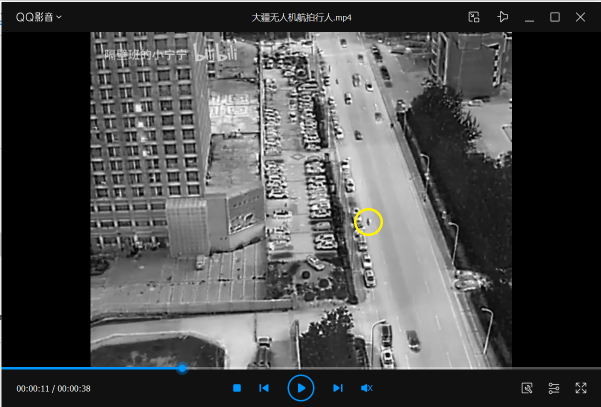
#> input picture 图像处理作业1/大疆无人机航拍骑车人目标.png, 1201 x 813 px (shown at 1/2 size)
$ python detect_task3_init.py
#> lines starting #> are read from the running program, lines starting #| are printed output that depends on the picture; after the words box and inside, x2 and y2 are one past the last pixel; in counts of white or black regions, pixels touching at a corner belong together
"""
Task 3: Locate the designated cyclist in the FIRST FRAME of the video.
No tracking yet — just detect and box the correct target.

Method:
  1. Extract the cyclist template from frame 82 (where the target image was taken).
  2. Use multi-scale NCC to find the cyclist in frame 0.
  3. Draw the bounding box and save the result.
"""

import os
import cv2
import numpy as np

DATA_DIR = os.path.join(os.path.dirname(__file__), '图像处理作业1')
VIDEO_PATH = os.path.join(DATA_DIR, '大疆无人机航拍骑车人.mp4')
TARGET_PATH = os.path.join(DATA_DIR, '大疆无人机航拍骑车人目标.png')


def imread_unicode(path: str) -> np.ndarray:
    """Read an image from a path with Unicode characters."""
#> called with path = '图像处理作业1/大疆无人机航拍骑车人目标.png'
    with open(path, 'rb') as f:
        data = np.frombuffer(f.read(), dtype=np.uint8)
    return cv2.imdecode(data, cv2.IMREAD_COLOR)
#> returned value is the input picture: shape (813, 1201, 3); mean B, G, R 74.9, 74.8, 74.2


def detect_yellow_circle(img: np.ndarray) -> tuple[int, int]:
    """Detect the yellow circle center in the target image."""
    hsv = cv2.cvtColor(img, cv2.COLOR_BGR2HSV)
#> hsv: shape (813, 1201, 3); mean H, S, V 0.6, 1.5, 75.2
    mask = cv2.inRange(hsv, (20, 80, 80), (35, 255, 255))
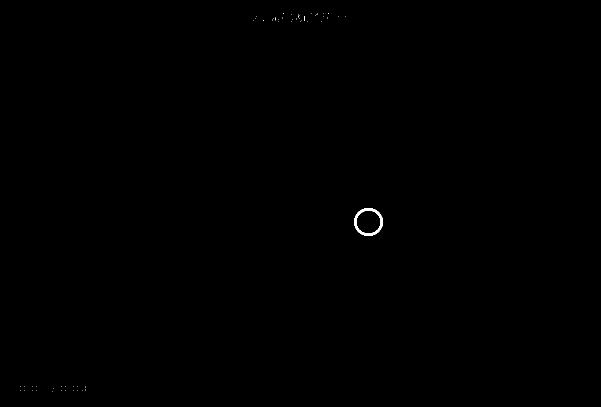
#> mask: shape (813, 1201) (shown at 1/2 size); 0.09% white; 59 white regions (58 under 20 px), largest, box (x1, y1, x2, y2) and area: (708, 416, 766, 472) 813
    kernel = np.ones((3, 3), np.uint8)
    mask = cv2.morphologyEx(mask, cv2.MORPH_CLOSE, kernel)
    mask = cv2.morphologyEx(mask, cv2.MORPH_OPEN, kernel)
#> mask: shape (813, 1201); 0.08% white; 1 white region
    contours, _ = cv2.findContours(mask, cv2.RETR_EXTERNAL, cv2.CHAIN_APPROX_SIMPLE)
#> contours = 1 contour; box (x1, y1, x2, y2) and area: (708, 416, 766, 472) 2463
    if not contours:
        raise RuntimeError("No yellow circle detected")
    largest = max(contours, key=cv2.contourArea)
#> largest = contour of 88 points, box (x1, y1, x2, y2) (708, 416, 766, 472), area 2463
    M = cv2.moments(largest)
#> M = moments, m00 2463, centre m10/m00, m01/m00 = (736.6, 443.5)
    return int(M['m10'] / M['m00']), int(M['m01'] / M['m00'])


# [48 lines left out: functions to_gray, ncc, not called in this run]


def cv2_resize(img, size):
    return cv2.resize(img, size, interpolation=cv2.INTER_LINEAR)


# [31 lines left out: function multi_scale_match, not called in this run]


def main():
    # ── Step 1: Extract cyclist template from frame 82 ──

    # Read target image, find yellow circle
    target = imread_unicode(TARGET_PATH)
    cx_y, cy_y = detect_yellow_circle(target)
#> cx_y = 736; cy_y = 443
    print(f"Target image: {target.shape[1]}x{target.shape[0]}, yellow=({cx_y},{cy_y})")
#| Target image: 1201x813, yellow=(736,443)

    # Extract 150x150 context around yellow circle
    half = 150
    ctx = target[max(0,cy_y-half):min(target.shape[0],cy_y+half),
                 max(0,cx_y-half):min(target.shape[1],cx_y+half)]
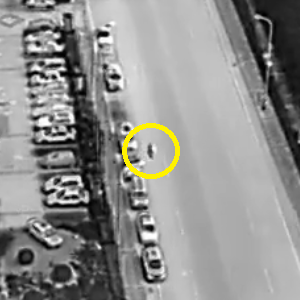
#> ctx: shape (300, 300, 3); mean B, G, R 141, 143.2, 143.3
    local_cx = cx_y - max(0, cx_y - half)
#> local_cx = 150
    local_cy = cy_y - max(0, cy_y - half)
#> local_cy = 150
    print(f"Context template: {ctx.shape}, local_center=({local_cx},{local_cy})")
#| Context template: (300, 300, 3), local_center=(150,150)

    # Read frame 82
#> (the run stopped early here; a loop or call above may not have finished)
